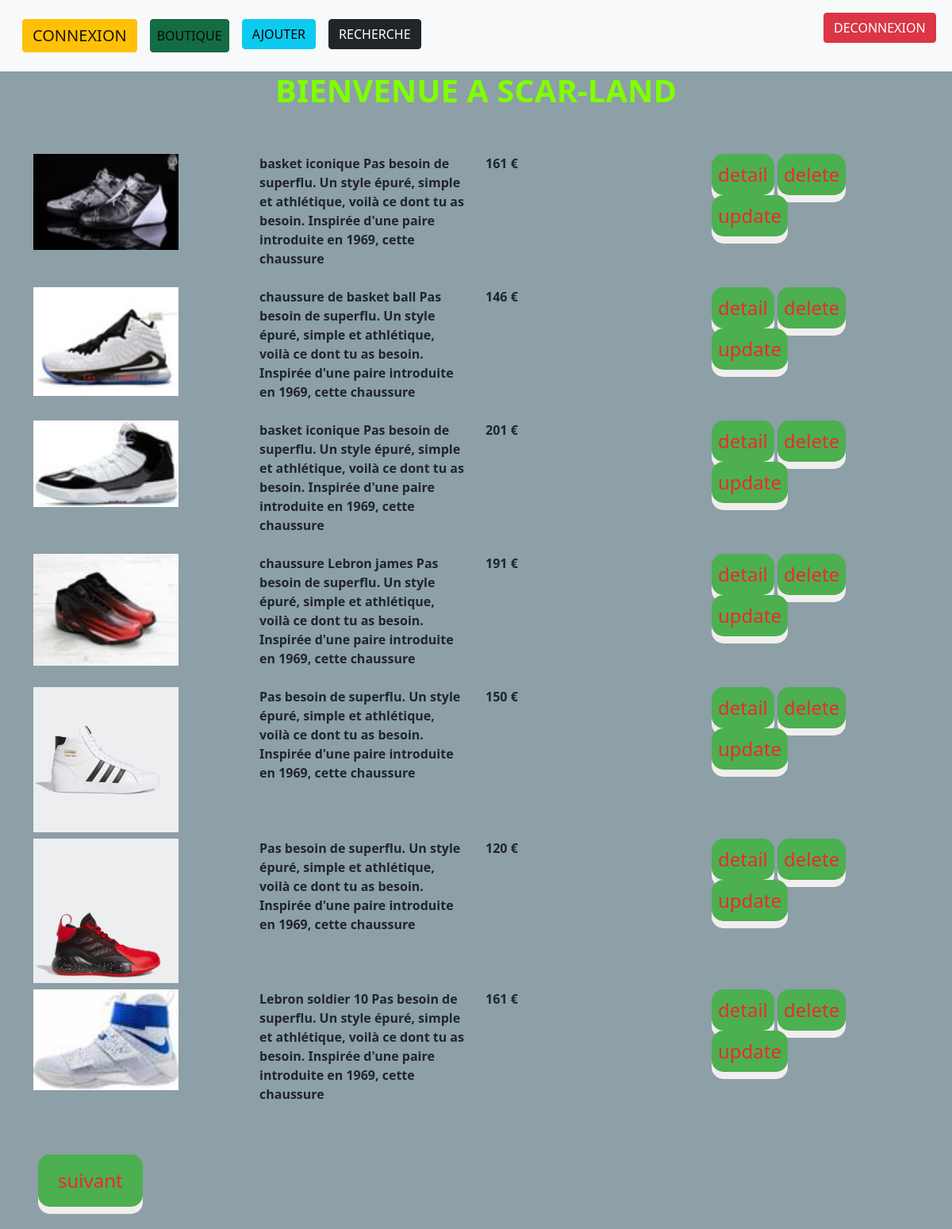
The page / on the database its author committed.
### tables this page shows
CREATE TABLE IF NOT EXISTS `id_produit` (
  `id_produit` int(11) NOT NULL AUTO_INCREMENT,
  `nom_produit` varchar(255) NOT NULL,
  `description_produit` text NOT NULL,
  `image_produit` varchar(255) NOT NULL,
  `prix_produit` decimal(10,0) NOT NULL,
  PRIMARY KEY (`id_produit`)
);

### index.php (the view, shortened to what this page needs)
        <?php
        include('navbar.php');
        ?>
        <h1 class="fadeInDown text-center" style="color: chartreuse;"><b>BIENVENUE A SCAR-LAND</b></h1>
        <?php
        try
        {
            $db = new PDO('mysql:host=localhost;dbname=ecommerce;charset=utf8', 'root', '');
            $db->setAttribute( PDO::ATTR_ERRMODE, PDO::ERRMODE_EXCEPTION );
        }catch(PDOException $exception)
        {
                die("Erreur de connexion PDO mySQL:".$exception-> getMessage());
        }
        $sql="SELECT * FROM id_produit";
?>
        <div class="container">
            <d class="row mt-5">
                <?php
            foreach($db->query($sql) as $row){
                    ?>
                <div class="col-3 mt-2">
                    <img class="img-fluid" width="70%" src="<?php echo $row['image_produit']?>" />
                </div>
                <div class="col-3 mt-2">
                    <p><b><?php echo $row['description_produit'] ?></b></p>
                </div>
                <div class="col-3 mt-2">
                    <p heigth:20px;><b><?php echo $row['prix_produit'] .' €'?></b></p>
                </div>
                <div class="col-3 mt-2">
                    <a href="detail_produit.php?id=<?php echo  $row['id_produit']  ?>" id=""
                        class="btn btn-warning button p-2">detail</a>
                    <a href="supprimer_produit.php?id=<?php echo  $row['id_produit']  ?>" id=""
                        class="btn btn-danger button p-2">delete</a>
                    <a href="update.php?id=<?php echo  $row['id_produit']  ?>" id=""
                        class="btn btn-info button p-2">update</a>
                </div>
                <?php
        }
        ?>
        </div>
        <a href="catalog.php" class="btn btn-info m-5 button">suivant</a>

### navbar.php (shortened to what this page needs)
<!DOCTYPE html>
<html lang="en">
<head>
    <link href="https://cdn.jsdelivr.net/npm/bootstrap@5.0.0-beta1/dist/css/bootstrap.min.css" rel="stylesheet"
>
    <link rel="stylesheet" href="style.css">
    <nav class="navbar navbar-expand-lg navbar-light bg-light">
        <div class="container-fluid m-2">
            <a class="navbar-brand btn btn-warning  m-2" href="menu.php">CONNEXION</a>
            <div class="collapse navbar-collapse" id="navbarNavDropdown">
                <ul class="navbar-nav">
                    <li class="nav-item">
                        <a class="nav-link active btn btn-success  m-2" aria-current="page"
                            href="index.php">BOUTIQUE</a>
                    </li>
                    <li class="nav-item m-2">
                        <a class="btn btn-info" href="ajouter.php">AJOUTER</a>
                    </li>
                    <li class="nav-item" id="search">
                        <a href="https://www.nike.com/fr/w/hommes-jordan-chaussures-37eefznik1zy7ok?cp=24158993452_search_%7Cbasket%20jordan%20homme%7C10690196384%7C107180266964%7Ce%7Cc%7CFR%7Cstyles%7C452608684253&gclsrc=aw.ds&ds_rl=1252249&gclid=CjwKCAiAr6-ABhAfEiwADO4sff6gOEHv73k5GTpDn1b507RTNuDC4RsfEq_yPN5H5fbxJvd1zilevBoCsDoQAvD_BwE&gclsrc=aw.ds"
                            class="btn btn-dark  m-2">RECHERCHE</a>
                    </li>
                    <li class="nav-item" style="margin-left: 100%;">
                        <a href="menu.php" class="btn btn-danger">DECONNEXION</a>
                    </li>
                </ul>
            </div>
        </div>
    </nav>
</head>
<body>
</body>
</html>

### style.css (style rules this page uses)
h1 { color: chartreuse; text-shadow: white; }
body { background-color:#8599a1ee; }
.fadeInDown { -webkit-animation-name: fadeInDown; animation-name: fadeInDown; -webkit-animation-duration: 3s; animation-duration: 2s; -webkit-animation-fill-mode: both; animation-fill-mode: both; }
.button { display: inline-block; padding: 15px 25px; font-size: 24px; cursor: pointer; text-align: center; text-decoration: none; outline: none; color: rgb(235, 43, 43); background-color: #4CAF50; border: none; border-radius: 15px; box-shadow: 0 9px rgb(241, 238, 238); }

### rows shown on the page
id_produit: image_produit (picture), description_produit "basket iconique Pas besoin de superflu. Un style épuré, simple et athlétique, voilà ce dont tu as besoin. Inspirée d'une paire introduite en 1969, cette chaussure", prix_produit "161"
id_produit: image_produit (picture), description_produit "chaussure de basket ball Pas besoin de superflu. Un style épuré, simple et athlétique, voilà ce dont tu as besoin. Inspirée d'une paire introduite en 1969, cette chaussure", prix_produit "146"
id_produit: image_produit (picture), description_produit "basket iconique Pas besoin de superflu. Un style épuré, simple et athlétique, voilà ce dont tu as besoin. Inspirée d'une paire introduite en 1969, cette chaussure", prix_produit "201"
id_produit: image_produit (picture), description_produit "chaussure Lebron james Pas besoin de superflu. Un style épuré, simple et athlétique, voilà ce dont tu as besoin. Inspirée d'une paire introduite en 1969, cette chaussure", prix_produit "191"
id_produit: image_produit (picture), description_produit "Pas besoin de superflu. Un style épuré, simple et athlétique, voilà ce dont tu as besoin. Inspirée d'une paire introduite en 1969, cette chaussure", prix_produit "150"
id_produit: image_produit (picture), description_produit "Pas besoin de superflu. Un style épuré, simple et athlétique, voilà ce dont tu as besoin. Inspirée d'une paire introduite en 1969, cette chaussure", prix_produit "120"
id_produit: image_produit (picture), description_produit "Lebron soldier 10 Pas besoin de superflu. Un style épuré, simple et athlétique, voilà ce dont tu as besoin. Inspirée d'une paire introduite en 1969, cette chaussure", prix_produit "161"
